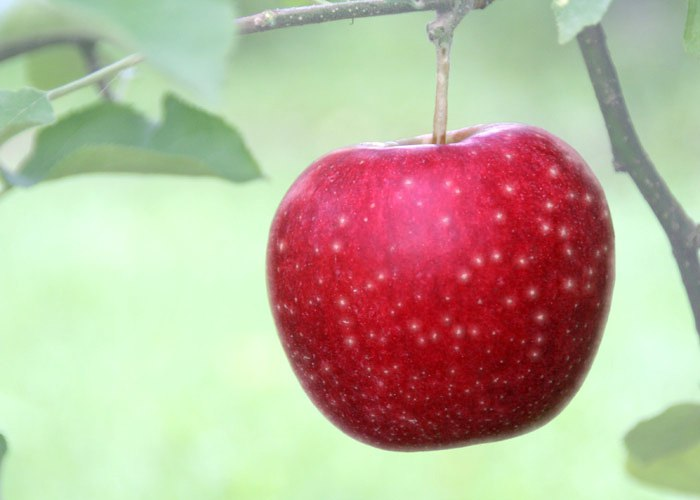
#> input picture images/input/macaVermelha.jpg, 700 x 500 px, found by its file name
$ python grayscale.py
#> lines starting #> are read from the running program, lines starting #| are printed output that depends on the picture
import cv2
import os
import numpy

path = "C:\\Users\\Rodrigo\\Documents\\GitHub\\computerVision\\images\\input\macaVermelha.jpg"

image = cv2.imread(path)
#> image is the input picture: shape (500, 700, 3); mean B, G, R 153.9, 177.3, 186.6
grayImage = cv2.cvtColor(image, cv2.COLOR_BGR2GRAY)
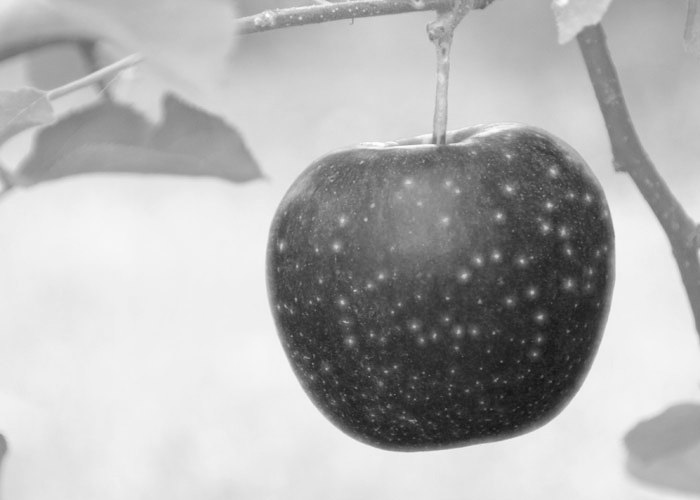
#> grayImage: shape (500, 700); min 20, max 254, mean 177.4

def manualGrayScaleConverterG2G(img, constant):
    (row, col) = img.shape[0:2]
    for x in range(row):
        for y in range(col):
            img[x,y] = sum(img[x, y]) * constant #this constant better be 1/3
    return img

b = 3
g = 0
r = 0

matrix  = [b, g, r]
def manualGrayScaleConverterMe(img, cons):
    (row, col) = img.shape[0:2]
    for x in range(row):
        #numpy.savetxt('r1.txt', img[x])
        img[x] = img [x] * cons
        #numpy.savetxt('r2.txt', img[x])
    return img

def generateFrame(leImg, m):
    #for x in range(0, 100, 1):
    leImg = manualGrayScaleConverterMe(leImg, [1, x/100, 1])
    cv2.imwrite(str(m)+".png", leImg)

for x in range(100, 0, -1):
    generateFrame(image, x)
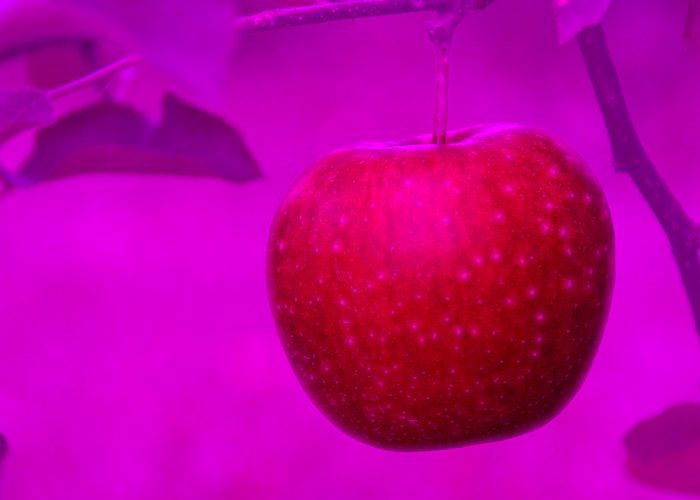
#> image: shape (500, 700, 3); mean B, G, R 153.9, 0, 186.6


generateFrame(image, 1)
'''for x in range(1, 2, 1):
    cv2.imshow('bozo', manualGrayScaleConverterMe(image, [1,0.3,1]))
    cv2.waitKey(0)
    print("done", x)'''


'''cv2.imshow('Original Image', image)
cv2.imshow('Grayscale Image', grayImage)
cv2.imshow('Grayscale Image Manual', manualGrayScaleConverter(image, 0.33))
cv2.waitKey(0)'''

$ run again, with images/input/cart12.jpg copied over images/input/macaVermelha.jpg
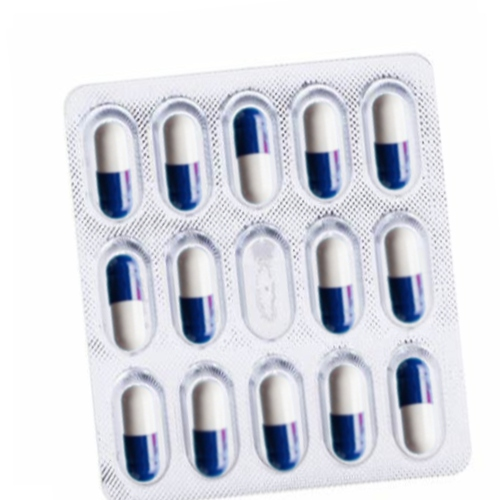
#> input picture images/input/cart12.jpg, 500 x 500 px, found by its file name
#> image is the input picture: shape (500, 500, 3); mean B, G, R 225.8, 218.5, 216.8
#> `grayImage = cv2.cvtColor(image, cv2.COLOR_BGR2GRAY)`:
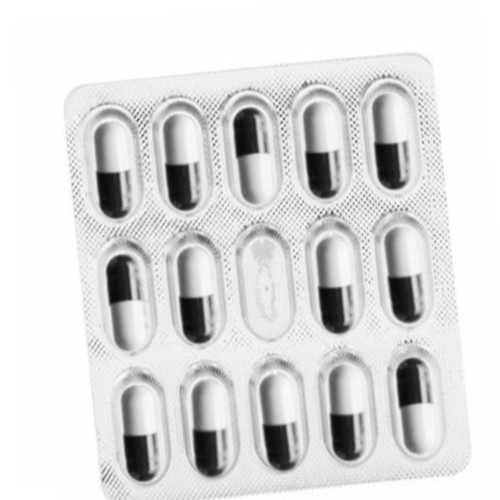
#> grayImage: shape (500, 500); min 11, max 255, mean 218.8
#> after the loop `for x in range(100, 0, -1):`:
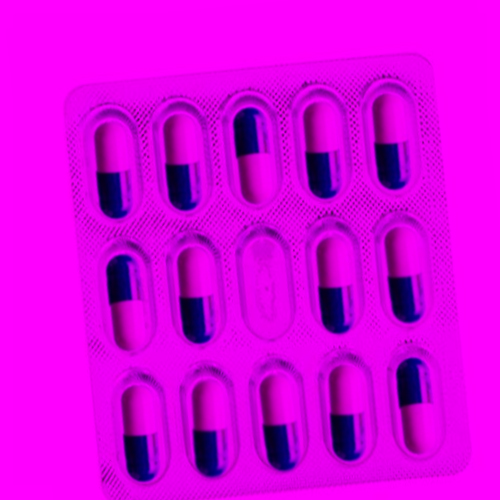
#> image: shape (500, 500, 3); mean B, G, R 225.8, 0, 216.8
